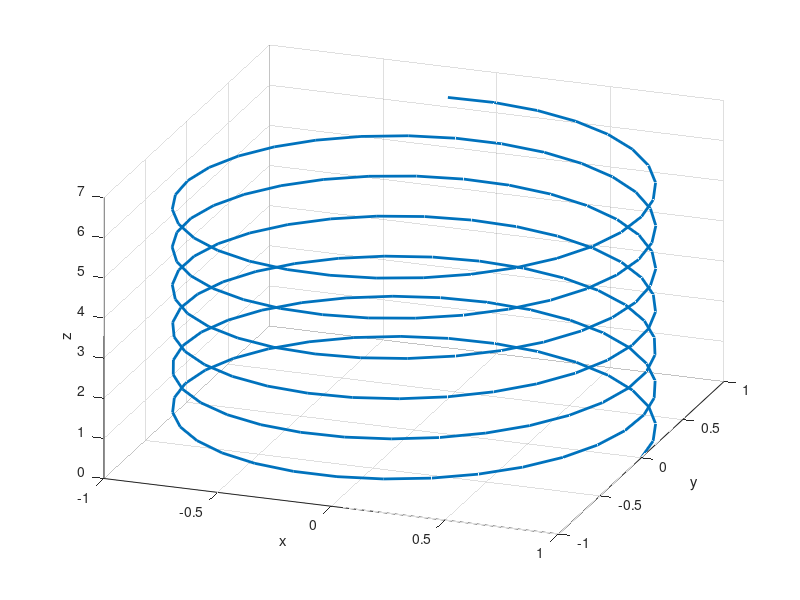

Reproduce this figure in MATLAB.
t=0:0.01*pi:2*pi;
x=cos(2*pi*t); y=sin(2*pi*t); z=t;
plot3(x,y,z, 'LineWidth' , 2); grid; view(20,30)
xlabel('x'), ylabel('y'), zlabel('z'),